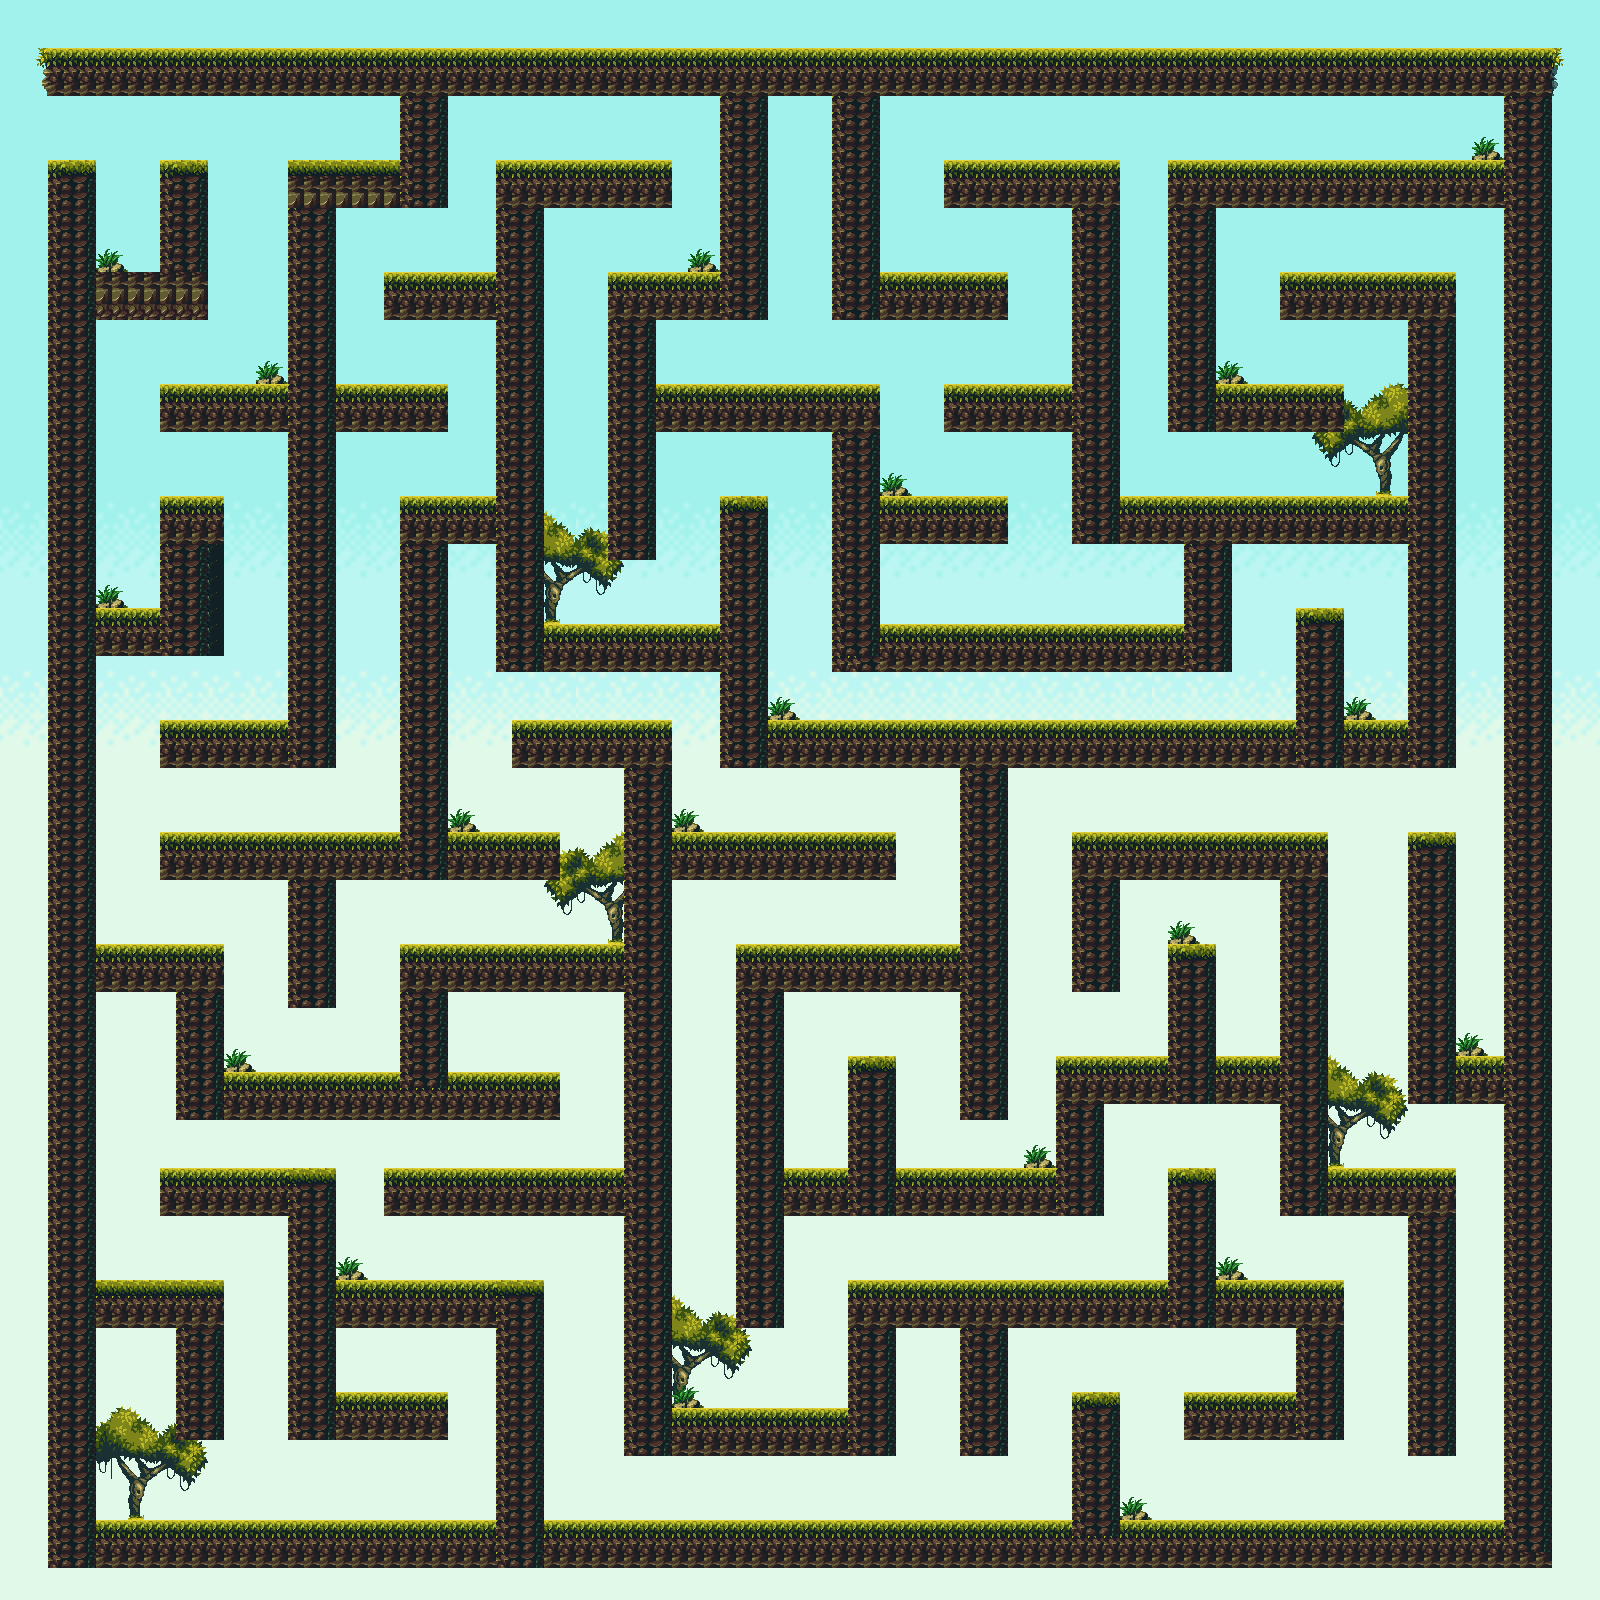

A level layout from a 2D game, rendered from its tile map. Below: a short description, then the map file with tile-grid data replaced by summaries:
An orthogonal 100x100 tile map with 16x16 px tiles, 6 tile layers (BG, Backdrop, Platforms, Terrain, ...), 9 tilesets and 86 objects (61x gold, 10x diamond, 8x gunner, 5x heart, keys, ...).

<map version="1.10" tiledversion="git" orientation="orthogonal" renderorder="right-down" width="100" height="100" tilewidth="16" tileheight="16" infinite="0" nextlayerid="13" nextobjectid="95">
 <tileset firstgid="1" source="../tsx_files/forest_maze_2.tsx" />
 <tileset firstgid="2" source="../tsx_files/sky.tsx" />
 <tileset firstgid="3602" source="../tsx_files/forest_tileset_2.tsx" />
 <tileset firstgid="4762" source="../enemies/gunner.tsx" />
 <tileset firstgid="4763" source="../items/coin.tsx" />
 <tileset firstgid="4764" source="../items/diamond.tsx" />
 <tileset firstgid="4765" source="../tsx_files/key.tsx" />
 <tileset firstgid="4766" source="../items/heart.tsx" />
 <tileset firstgid="4770" source="../player/player.tsx" />
 <layer id="3" name="BG" width="100" height="100">
  <data>[10000 cells, 10000 non-empty, 3600 distinct tile ids]</data>
 </layer>
 <layer id="5" name="Backdrop" width="100" height="100">
  <data>[10000 cells, 384 non-empty, 64 distinct tile ids]</data>
 </layer>
 <objectgroup id="6" name="Enemies">
  <object id="2" name="gunner" gid="4762" x="762" y="720" width="64" height="64">
   <properties>
    <property name="direction" value="right" />
    <property name="speed" type="int" value="120" />
   </properties>
  </object>
  <object id="3" name="gunner" gid="4762" x="80" y="1520" width="64" height="64">
   <properties>
    <property name="direction" value="right" />
    <property name="speed" type="int" value="120" />
   </properties>
  </object>
  <object id="4" name="gunner" gid="4762" x="866" y="622" width="64" height="64">
   <properties>
    <property name="direction" value="right" />
    <property name="speed" type="int" value="120" />
   </properties>
  </object>
  <object id="5" name="gunner" gid="4762" x="1072" y="830" width="64" height="64">
   <properties>
    <property name="direction" value="right" />
    <property name="speed" type="int" value="120" />
   </properties>
  </object>
  <object id="6" name="gunner" gid="2147488410" x="1430" y="160" width="64" height="64">
   <properties>
    <property name="direction" value="left" />
    <property name="speed" type="int" value="120" />
   </properties>
  </object>
  <object id="7" name="gunner" gid="2147488410" x="1020" y="1520" width="64" height="64">
   <properties>
    <property name="direction" value="left" />
    <property name="speed" type="int" value="120" />
   </properties>
  </object>
  <object id="8" name="gunner" gid="2147488410" x="346" y="830" width="64" height="64">
   <properties>
    <property name="direction" value="left" />
    <property name="speed" type="int" value="120" />
   </properties>
  </object>
  <object id="9" name="gunner" gid="2147488410" x="1118" y="1280" width="64" height="64">
   <properties>
    <property name="direction" value="left" />
    <property name="speed" type="int" value="120" />
   </properties>
  </object>
 </objectgroup>
 <objectgroup id="7" name="Items">
  <object id="10" name="gold" gid="4763" x="1466.33" y="609" width="32" height="32" />
  <object id="11" name="gold" gid="4763" x="1465.67" y="661.667" width="32" height="32" />
  <object id="12" name="gold" gid="4763" x="1466.33" y="717.667" width="32" height="32" />
  <object id="13" name="gold" gid="4763" x="1466.33" y="777" width="32" height="32" />
  <object id="14" name="gold" gid="4763" x="1465.67" y="831" width="32" height="32" />
  <object id="15" name="gold" gid="4763" x="686.333" y="1035" width="32" height="32" />
  <object id="16" name="gold" gid="4763" x="685.667" y="1087.67" width="32" height="32" />
  <object id="17" name="gold" gid="4763" x="686.333" y="1143.67" width="32" height="32" />
  <object id="18" name="gold" gid="4763" x="686.333" y="1203" width="32" height="32" />
  <object id="19" name="gold" gid="4763" x="685.667" y="1257" width="32" height="32" />
  <object id="20" name="gold" gid="4763" x="1466.33" y="327" width="32" height="32" />
  <object id="21" name="gold" gid="4763" x="1465.67" y="379.667" width="32" height="32" />
  <object id="22" name="gold" gid="4763" x="1466.33" y="435.667" width="32" height="32" />
  <object id="23" name="gold" gid="4763" x="1466.33" y="495" width="32" height="32" />
  <object id="24" name="gold" gid="4763" x="1465.67" y="549" width="32" height="32" />
  <object id="25" name="gold" gid="4763" x="352.333" y="530" width="32" height="32" />
  <object id="26" name="gold" gid="4763" x="351.667" y="582.667" width="32" height="32" />
  <object id="27" name="gold" gid="4763" x="352.333" y="638.667" width="32" height="32" />
  <object id="28" name="gold" gid="4763" x="352.333" y="698" width="32" height="32" />
  <object id="29" name="gold" gid="4763" x="351.667" y="752" width="32" height="32" />
  <object id="30" name="gold" gid="4763" x="559.333" y="306" width="32" height="32" />
  <object id="31" name="gold" gid="4763" x="558.667" y="358.667" width="32" height="32" />
  <object id="32" name="gold" gid="4763" x="559.333" y="414.667" width="32" height="32" />
  <object id="33" name="gold" gid="4763" x="559.333" y="474" width="32" height="32" />
  <object id="34" name="gold" gid="4763" x="558.667" y="528" width="32" height="32" />
  <object id="35" name="gold" gid="4763" x="1126.33" y="229" width="32" height="32" />
  <object id="36" name="gold" gid="4763" x="1125.67" y="281.667" width="32" height="32" />
  <object id="37" name="gold" gid="4763" x="1126.33" y="337.667" width="32" height="32" />
  <object id="38" name="gold" gid="4763" x="1126.33" y="397" width="32" height="32" />
  <object id="39" name="gold" gid="4763" x="1125.67" y="451" width="32" height="32" />
  <object id="40" name="gold" gid="4763" x="1020.33" y="855" width="32" height="32" />
  <object id="41" name="gold" gid="4763" x="1019.67" y="907.667" width="32" height="32" />
  <object id="42" name="gold" gid="4763" x="1020.33" y="963.667" width="32" height="32" />
  <object id="43" name="gold" gid="4763" x="1020.33" y="1023" width="32" height="32" />
  <object id="44" name="gold" gid="4763" x="1019.67" y="1077" width="32" height="32" />
  <object id="45" name="gold" gid="4763" x="238.333" y="1283" width="32" height="32" />
  <object id="46" name="gold" gid="4763" x="237.667" y="1335.67" width="32" height="32" />
  <object id="47" name="gold" gid="4763" x="238.333" y="1391.67" width="32" height="32" />
  <object id="48" name="gold" gid="4763" x="238.333" y="1451" width="32" height="32" />
  <object id="49" name="gold" gid="4763" x="237.667" y="1505" width="32" height="32" />
  <object id="50" name="gold" gid="4763" x="600.222" y="1499.01" width="32" height="32" />
  </objectgroup>
 <objectgroup id="8" name="Objects">
  <!-- 1 objects omitted --></objectgroup>
 <layer id="12" name="Platforms" width="100" height="100">
  <data>[10000 cells, 0 non-empty, 0 distinct tile ids]</data>
 </layer>
 <layer id="1" name="Terrain" width="100" height="100">
  <data>[10000 cells, 4204 non-empty, 16 distinct tile ids]</data>
 </layer>
 <layer id="4" name="FG" width="100" height="100">
  <data>[10000 cells, 76 non-empty, 4 distinct tile ids]</data>
 </layer>
 <objectgroup id="9" name="Moving Objects" />
 <objectgroup id="10" name="Data">
  <properties>
   <property name="level_unlock" type="int" value="6" />
  </properties>
 </objectgroup>
 <layer id="11" name="FG_2" width="100" height="100">
  <data>[10000 cells, 0 non-empty, 0 distinct tile ids]</data>
 </layer>
</map>
<!-- 37 of 86 objects omitted -->
